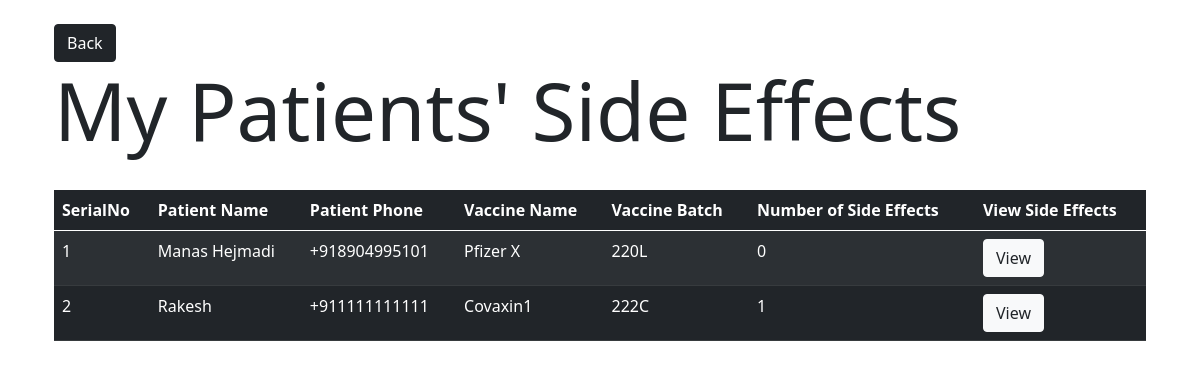
The page /doctor/side_effects (signed in) on the database as committed earlier.
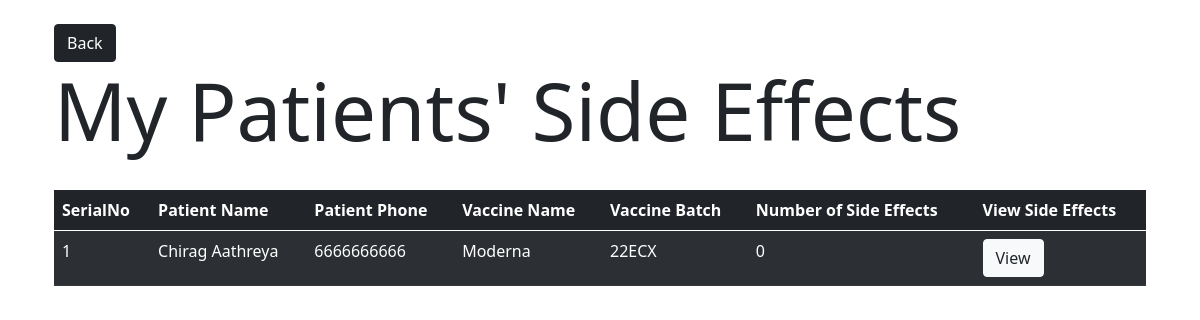
The same page on the database as committed later.
### CovaxinatorAPI/models.py (models this page shows, shortened)
class Patient(db.Model):
	id = db.Column(db.Integer, primary_key=True)
	name = db.Column(db.String)
	phone = db.Column(db.String) #also used as username
	password = db.Column(db.String) #also used as password
	location = db.relationship('Location', secondary=patient_location_association, backref=db.backref('patients', lazy='dynamic'))
	aadhar = db.Column(db.String)
	address = db.Column(db.String)
	is_alive = db.Column(db.String)
	is_vaccinated = db.Column(db.Boolean, default=False)
	doctor_id = db.Column(db.Integer, db.ForeignKey('doctor.id'))
	vaccine_batch_id = db.Column(db.Integer, db.ForeignKey('vaccine_batch.id'))
	side_effects = db.relationship('SideEffects', backref='patient')
	followup_chat_id = db.Column(db.Integer, db.ForeignKey('follow_up_chat_data.id'))

class VaccineBatch(db.Model):
	id = db.Column(db.Integer, primary_key=True)
	vaccine_name = db.Column(db.String)
	batch_id = db.Column(db.String)
	doctor_id = db.Column(db.Integer, db.ForeignKey('doctor.id'))
	patients = db.relationship('Patient', backref='vaccine_batch')
	vaccine_count = db.Column(db.Integer)

### CovaxinatorAPI/doctor/routes.py (the view)
@doctor.route('/side_effects')
def get_patient_side_effects():
	doc_id = session.get('logged_in_doctor')
	if(not doc_id): return redirect(url_for('doctor.doctor_login'))
	doctor = Doctor.query.filter_by(id=doc_id).first()
	my_patients = doctor.patients
	side_effects = {}
	for patient in my_patients:
		side_effects[patient.phone] = [
			{
				'symptoms': se.symptoms,
				'description': se.description,
			} for se in patient.side_effects
		]
	print(side_effects)
	return render_template('doctor/side_effects.html', title="Side Effects", patients=my_patients, side_effects=side_effects, json=json)

### CovaxinatorAPI/templates/doctor/side_effects.html (shortened to what this page needs)
{% extends 'layout.html' %}
{% block content %}
<div class="container p-4">
	<button class="btn btn-dark" onclick="window.history.back()"> Back </button>
	<h1 class="display-1">My Patients' Side Effects</h1>
	<br>
	<table class="table table-striped table-dark" id="tbl">
		<thead>
			<tr>
			<th scope="col">SerialNo</th>
			<th scope="col">Patient Name</th>
			<th scope="col">Patient Phone</th>
			<th scope="col">Vaccine Name</th>
			<th scope="col">Vaccine Batch</th>
			<th scope="col">Number of Side Effects</th>
			<th scope="col">View Side Effects</th>
			</tr>
		</thead>
		<tbody id='tbl'>
			{% for e in patients %}
			<tr data-phone="{{e.name}}">
			<td>{{loop.index}}</td>
				<td>{{e.name}}</td>
				<td>{{e.phone}}</td>
				<td>{{e.vaccine_batch.vaccine_name}}</td>
				<td>{{e.vaccine_batch.batch_id}}</td>
				<td class='phn'>{{e.side_effects|length}}</td>
				<td><button class="btn btn-light text-dark" data-toggle="modal" data-target="#SideEffectModal" onclick=view({{e.phone}})>View</button></td>
			</tr>
			{% endfor %}
		</tbody>
	</table>
</div>
{% endblock content %}

### CovaxinatorAPI/templates/layout.html (shortened to what this page needs)
<!doctype html>
<html lang="en">
  <head>
    <link href="https://cdn.jsdelivr.net/npm/bootstrap@5.0.0-beta1/dist/css/bootstrap.min.css" rel="stylesheet">
	<link rel="stylesheet" href="{{url_for('static', filename='main.css')}}">
  </head>
  <body>
    {% block content %}
	{% endblock content %}
  </body>
</html>

Rows that differ between the two databases and show on the page:
no longer on this page (row edited): Patient: name "Manas Hejmadi", phone "+918904995101", vaccine_batch.vaccine_name "Pfizer X", vaccine_batch.batch_id "220L", side_effects|length "0"
no longer on this page (row edited): Patient: name "Rakesh", phone "+911111111111", vaccine_batch.vaccine_name "Covaxin1", vaccine_batch.batch_id "222C", side_effects|length "1"
added Patient: name "Chirag Aathreya", phone "6666666666", vaccine_batch.vaccine_name "Moderna", vaccine_batch.batch_id "22ECX", side_effects|length "0"
